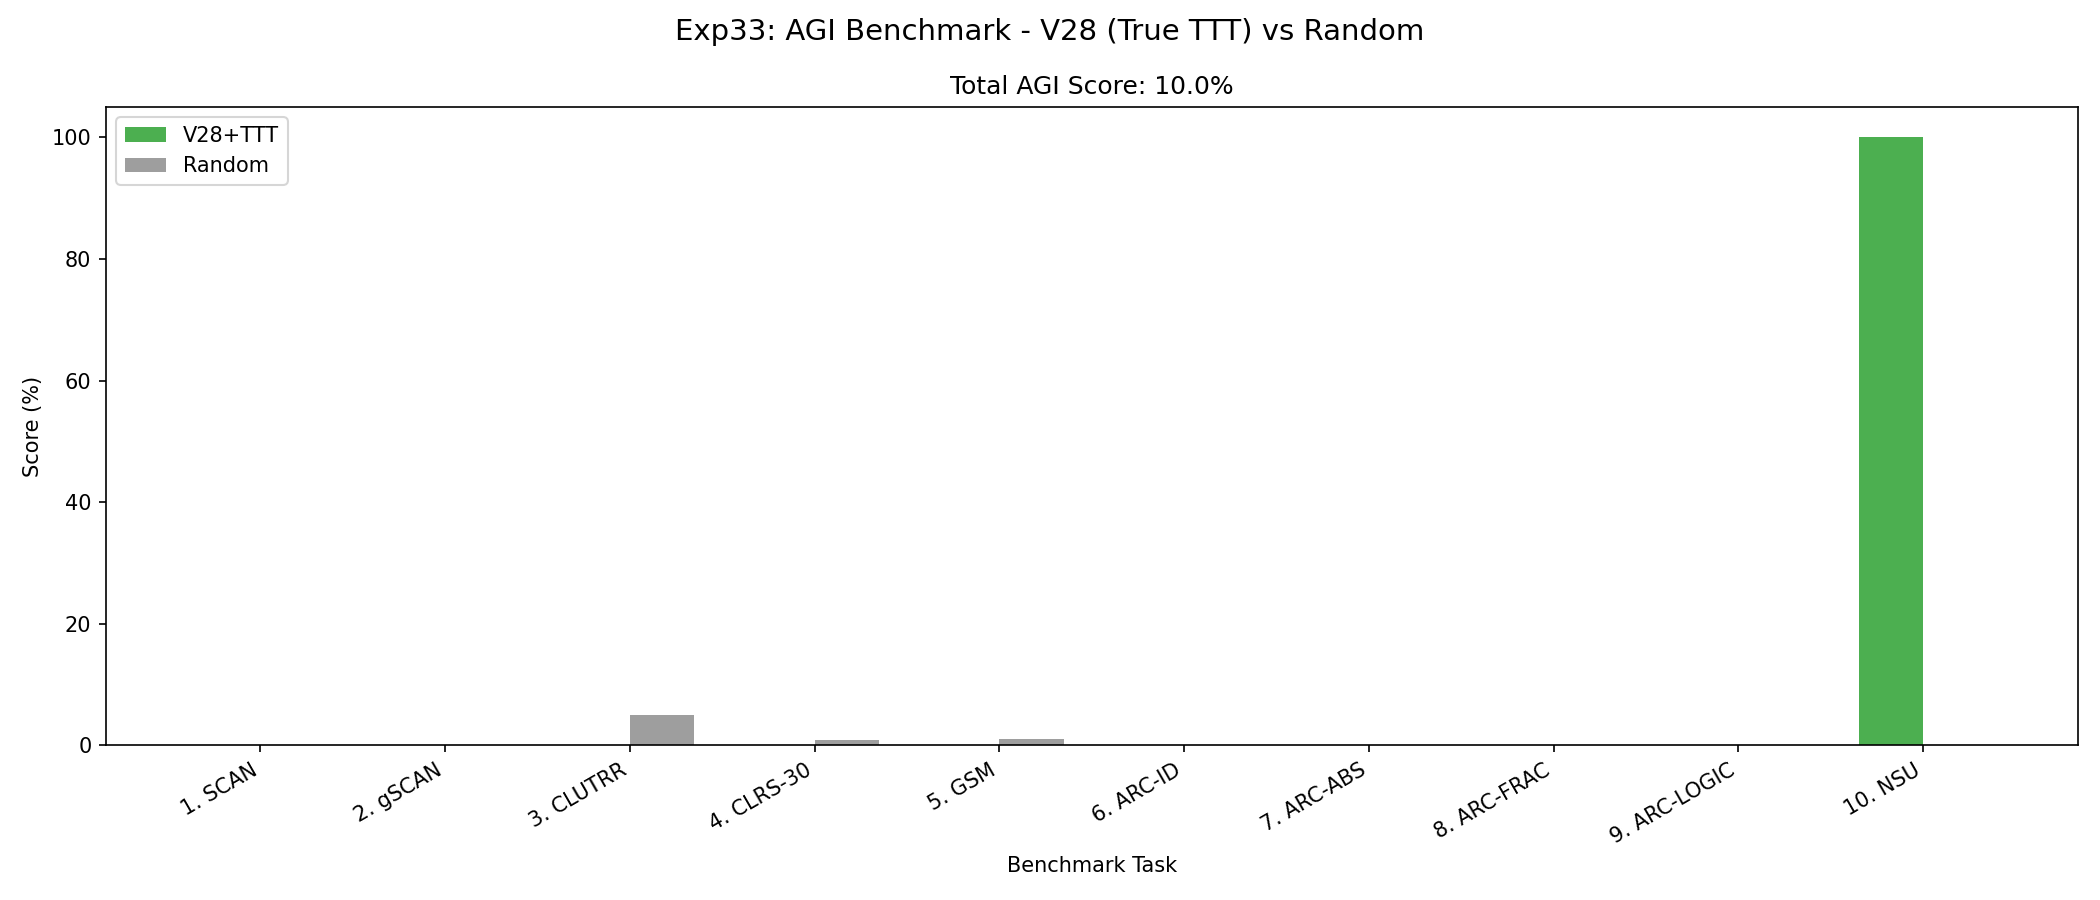

Recreate this plot in Python.
"""
Exp33: AGI Benchmark Autonomo + True TTT
========================================

Executes benchmark_AGI_SKYNET.py with V28BenchmarkAdapter
UPDATED FOR TRUE TEST-TIME TRAINING (TTT).

Reports score per task and total.

Baselines:
  - Random (1/N for each task)
  - Previous results from Exp29/Exp32 (if available)
"""

import sys
import os
sys.path.insert(0, os.path.dirname(os.path.dirname(os.path.abspath(__file__)))) # V28 dir
sys.path.insert(0, os.path.dirname(os.path.dirname(os.path.dirname(os.path.abspath(__file__))))) # Project ROOT (SOLITONES)

import torch
import json
from datetime import datetime
from pathlib import Path

LOG_DIR = Path(__file__).parent
DEVICE = 'cuda' if torch.cuda.is_available() else 'cpu'

# Set fixed seed for reproducibility of TTT + Bio-Init interactions
torch.manual_seed(42)
if torch.cuda.is_available():
    torch.cuda.manual_seed_all(42)
import numpy as np
np.random.seed(42)
import random
random.seed(42)


def run_benchmark():
    """Run AGI benchmark with V28BenchmarkAdapter."""
    print("=" * 60)
    print("EXP33: AGI BENCHMARK + TRUE TTT")
    print("=" * 60)

    # Import the benchmark
    from benchmark_AGI_SKYNET import run_ultimate_benchmark
    from v28_benchmark_adapter import cyborg_benchmark_interface

    print(f"\nDevice: {DEVICE}")
    print(f"Running benchmark with V28BenchmarkAdapter (True TTT Enabled)...\n")

    scores = run_ultimate_benchmark(cyborg_benchmark_interface)

    return scores


def compute_random_baselines():
    """Compute expected random baselines."""
    return {
        "1. SCAN (Comp. Lang)": 0.0,      # Exact match unlikely
        "2. gSCAN (Spatial Lang)": 0.0,    # Exact match unlikely
        "3. CLUTRR (Relational)": 1/20,    # 1/20 relations
        "4. CLRS-30 (Algorithms)": 1/120,  # 1/5! permutations
        "5. GSM (Symbolic Math)": 1/100,   # 1/100 numbers
        "6. ARC-ID (Memory)": 0.0,         # Grid match unlikely
        "7. ARC-ABS (Topology)": 0.0,
        "8. ARC-FRAC (Recursion)": 0.0,
        "9. ARC-LOGIC (Program)": 0.0,
        "10. NSU (World Physics)": 0.0,    # MSE threshold unlikely
    }


def save_results(scores):
    """Save benchmark results."""
    random_baselines = compute_random_baselines()
    
    total = sum(scores.values()) / max(len(scores), 1)

    report = {
        'experiment': 'Exp33: AGI Benchmark + True TTT',
        'timestamp': datetime.now().isoformat(),
        'device': DEVICE,
        'adapter': 'V28BenchmarkAdapter_TTT',
        'scores': scores,
        'total_score': total,
        'random_baselines': random_baselines,
        'analysis': {
            'above_random': {
                name: scores.get(name, 0) > random_baselines.get(name, 0)
                for name in scores
            },
            'total_vs_random': total > sum(random_baselines.values()) / max(len(random_baselines), 1),
        }
    }

    log_path = LOG_DIR / 'exp33_agi_ttt_benchmark.log'
    with open(log_path, 'w') as f:
        f.write(json.dumps(report, indent=2, default=str))
    print(f"\n[SAVED] {log_path}")

    # Summary
    print("\n" + "=" * 60)
    print("RESULTS COMPARISON")
    print("=" * 60)
    print(f"{'Task':<30} {'V28+TTT':>8} {'Random':>8} {'Beat?':>6}")
    print("-" * 60)
    for name in scores:
        v28 = scores[name]
        rand = random_baselines.get(name, 0)
        beat = 'YES' if v28 > rand else 'NO'
        print(f"{name:<30} {v28:>7.1%} {rand:>7.1%} {beat:>6}")
    print("-" * 60)
    rand_total = sum(random_baselines.values()) / max(len(random_baselines), 1)
    print(f"{'TOTAL':<30} {total:>7.1%} {rand_total:>7.1%}")
    print("=" * 60)

    # Plot
    try:
        import matplotlib
        matplotlib.use('Agg')
        import matplotlib.pyplot as plt

        fig, ax = plt.subplots(figsize=(14, 6))
        fig.suptitle('Exp33: AGI Benchmark - V28 (True TTT) vs Random', fontsize=14)

        names = list(scores.keys())
        v28_scores = [scores[n] * 100 for n in names]
        rand_scores = [random_baselines.get(n, 0) * 100 for n in names]

        import numpy as np
        x = np.arange(len(names))
        width = 0.35

        ax.bar(x - width/2, v28_scores, width, label='V28+TTT', color='#4CAF50')
        ax.bar(x + width/2, rand_scores, width, label='Random', color='#9E9E9E')

        ax.set_xlabel('Benchmark Task')
        ax.set_ylabel('Score (%)')
        ax.set_title(f'Total AGI Score: {total*100:.1f}%')
        ax.set_xticks(x)
        ax.set_xticklabels([n.split('(')[0].strip() for n in names], rotation=30, ha='right')
        ax.legend()
        ax.set_ylim(0, 105)

        plt.tight_layout()
        png_path = LOG_DIR / 'exp33_agi_ttt_benchmark.png'
        plt.savefig(png_path, dpi=150)
        print(f"[SAVED] {png_path}")
        plt.close()
    except ImportError:
        print("[SKIP] matplotlib not available for plotting")


if __name__ == "__main__":
    scores = run_benchmark()
    save_results(scores)
